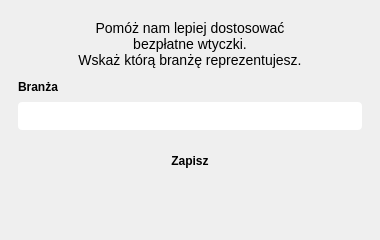
<?xml version="1.0" encoding="UTF-8"?>
<ui version="4.0">
 <class>Dialog</class>
 <widget class="QDialog" name="Dialog">
  <property name="geometry">
   <rect>
    <x>0</x>
    <y>0</y>
    <width>380</width>
    <height>240</height>
   </rect>
  </property>
  <property name="windowTitle">
   <string>Wybór branży</string>
  </property>
  <property name="styleSheet">
   <string notr="true">QLabel#label { font-size: 14px; }
QLabel#lbl_field { font-weight: 700; }
QLabel#lbl_logo { padding: 2px 6px; }
QComboBox { border-radius: 4px; padding: 3px 8px; min-height: 22px; }
QComboBox::drop-down { subcontrol-origin: padding; subcontrol-position: center right; width: 22px; border: none; }
QComboBox::down-arrow { image: url(pwimg:chevron_down.svg); width: 12px; height: 12px; }
QPushButton#pushButton { font-weight: 700; border: none; border-radius: 4px; padding: 5px 16px; }
QPushButton:focus, QComboBox:focus { outline: none; }

QDialog[theme="light"] { background: #ffffff; }
QDialog[theme="light"] QLabel { color: #23282a; }
QDialog[theme="light"] QLabel#label { color: #3b5a3e; }
QDialog[theme="light"] QFrame#footer_frame { background: #f6f8f6; border: none; border-top: 1px solid #d6ded6; }
QDialog[theme="light"] QComboBox { background: #ffffff; color: #23282a; border: 1px solid #b9c7ba; selection-background-color: #4c6e4f; selection-color: #ffffff; }
QDialog[theme="light"] QComboBox:focus, QDialog[theme="light"] QComboBox:on { border: 1px solid #4c6e4f; }
QDialog[theme="light"] QComboBox QAbstractItemView { background: #ffffff; color: #23282a; border: 1px solid #b9c7ba; selection-background-color: #4c6e4f; selection-color: #ffffff; }
QDialog[theme="light"] QPushButton#pushButton { background: #4c6e4f; color: #ffffff; }
QDialog[theme="light"] QPushButton#pushButton:hover { background: #5b8260; }
QDialog[theme="light"] QPushButton#pushButton:pressed { background: #3d5a40; }

QDialog[theme="dark"] { background: #2b2d2e; }
QDialog[theme="dark"] QLabel { color: #e6e9e7; }
QDialog[theme="dark"] QLabel#label { color: #a9cfac; }
QDialog[theme="dark"] QFrame#footer_frame { background: #303334; border: none; border-top: 1px solid #44494a; }
QDialog[theme="dark"] QComboBox { background: #1f2122; color: #e6e9e7; border: 1px solid #5a6162; selection-background-color: #5b8260; selection-color: #ffffff; }
QDialog[theme="dark"] QComboBox:focus, QDialog[theme="dark"] QComboBox:on { border: 1px solid #6f9c73; }
QDialog[theme="dark"] QComboBox QAbstractItemView { background: #1f2122; color: #e6e9e7; border: 1px solid #5a6162; selection-background-color: #5b8260; selection-color: #ffffff; }
QDialog[theme="dark"] QPushButton#pushButton { background: #5b8260; color: #ffffff; }
QDialog[theme="dark"] QPushButton#pushButton:hover { background: #6f9c73; }
QDialog[theme="dark"] QPushButton#pushButton:pressed { background: #4c6e4f; }</string>
  </property>
  <property name="theme" stdset="0">
   <string notr="true">light</string>
  </property>
  <layout class="QVBoxLayout" name="verticalLayout_root" stretch="1,0">
   <property name="spacing">
    <number>0</number>
   </property>
   <property name="leftMargin">
    <number>0</number>
   </property>
   <property name="topMargin">
    <number>0</number>
   </property>
   <property name="rightMargin">
    <number>0</number>
   </property>
   <property name="bottomMargin">
    <number>0</number>
   </property>
   <item>
    <layout class="QVBoxLayout" name="verticalLayout_body">
     <property name="spacing">
      <number>8</number>
     </property>
     <property name="leftMargin">
      <number>18</number>
     </property>
     <property name="topMargin">
      <number>20</number>
     </property>
     <property name="rightMargin">
      <number>18</number>
     </property>
     <property name="bottomMargin">
      <number>16</number>
     </property>
     <item>
      <widget class="QLabel" name="label">
       <property name="text">
        <string>&lt;html&gt;&lt;head/&gt;&lt;body&gt;&lt;p align=&quot;center&quot;&gt;Pomóż nam lepiej dostosować&lt;br/&gt;bezpłatne wtyczki.&lt;br/&gt;Wskaż którą branżę reprezentujesz.&lt;/p&gt;&lt;/body&gt;&lt;/html&gt;</string>
       </property>
       <property name="wordWrap">
        <bool>true</bool>
       </property>
      </widget>
     </item>
     <item>
      <spacer name="verticalSpacer_body">
       <property name="orientation">
        <enum>Qt::Vertical</enum>
       </property>
       <property name="sizeType">
        <enum>QSizePolicy::Fixed</enum>
       </property>
       <property name="sizeHint" stdset="0">
        <size>
         <width>10</width>
         <height>4</height>
        </size>
       </property>
      </spacer>
     </item>
     <item>
      <widget class="QLabel" name="lbl_field">
       <property name="text">
        <string>Branża</string>
       </property>
      </widget>
     </item>
     <item>
      <widget class="QComboBox" name="comboBox">
       <property name="minimumSize">
        <size>
         <width>0</width>
         <height>30</height>
        </size>
       </property>
       <property name="maxVisibleItems">
        <number>17</number>
       </property>
       <property name="editable">
        <bool>false</bool>
       </property>
      </widget>
     </item>
     <item>
      <spacer name="verticalSpacer_bottom">
       <property name="orientation">
        <enum>Qt::Vertical</enum>
       </property>
       <property name="sizeHint" stdset="0">
        <size>
         <width>10</width>
         <height>10</height>
        </size>
       </property>
      </spacer>
     </item>
     <item>
      <layout class="QHBoxLayout" name="horizontalLayout_buttons">
       <item>
        <spacer name="horizontalSpacer_buttons">
         <property name="orientation">
          <enum>Qt::Horizontal</enum>
         </property>
         <property name="sizeHint" stdset="0">
          <size>
           <width>40</width>
           <height>10</height>
          </size>
         </property>
        </spacer>
       </item>
       <item>
        <widget class="QPushButton" name="pushButton">
         <property name="minimumSize">
          <size>
           <width>110</width>
           <height>30</height>
          </size>
         </property>
         <property name="cursor">
          <cursorShape>PointingHandCursor</cursorShape>
         </property>
         <property name="text">
          <string>Zapisz</string>
         </property>
         <property name="default">
          <bool>true</bool>
         </property>
        </widget>
       </item>
       <item>
        <spacer name="horizontalSpacer_buttons_right">
         <property name="orientation">
          <enum>Qt::Horizontal</enum>
         </property>
         <property name="sizeHint" stdset="0">
          <size>
           <width>40</width>
           <height>10</height>
          </size>
         </property>
        </spacer>
       </item>
      </layout>
     </item>
    </layout>
   </item>
   <item>
    <widget class="QFrame" name="footer_frame">
     <layout class="QHBoxLayout" name="horizontalLayout_footer">
      <property name="leftMargin">
       <number>12</number>
      </property>
      <property name="topMargin">
       <number>6</number>
      </property>
      <property name="rightMargin">
       <number>12</number>
      </property>
      <property name="bottomMargin">
       <number>6</number>
      </property>
      <item>
       <widget class="QLabel" name="lbl_logo">
        <property name="minimumSize">
         <size>
          <width>160</width>
          <height>36</height>
         </size>
        </property>
        <property name="alignment">
         <set>Qt::AlignCenter</set>
        </property>
       </widget>
      </item>
     </layout>
    </widget>
   </item>
  </layout>
 </widget>
 <tabstops>
  <tabstop>comboBox</tabstop>
  <tabstop>pushButton</tabstop>
 </tabstops>
 <resources/>
 <connections/>
</ui>
